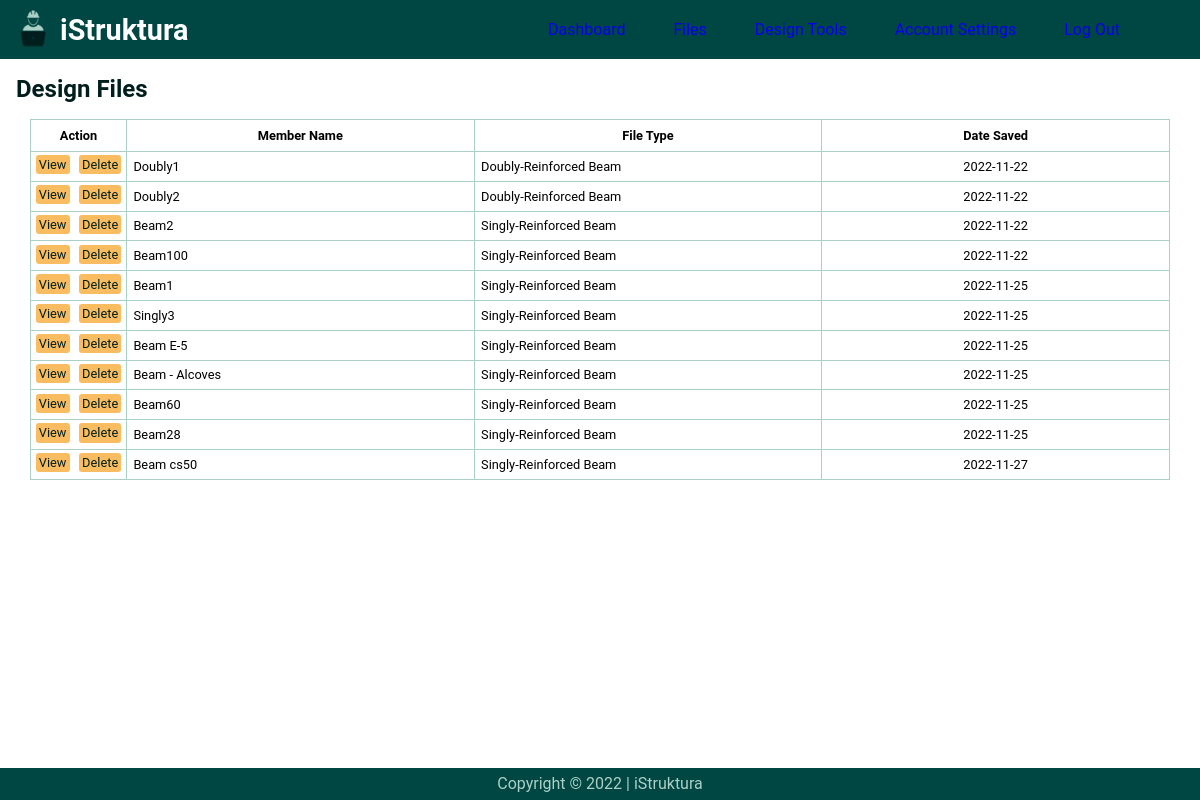
The page /files (signed in) on the database its author committed.
### app/models.py (models this page shows, shortened)
class Member(db.Model):
    id = db.Column(db.Integer, primary_key=True)
    timestamp = db.Column(db.DateTime, index=True, default=datetime.utcnow)
    timestamp2 = db.Column(db.Date, index=True, default=datetime.utcnow)
    member_name = db.Column(db.String(64), index=True, unique=True)
    member_element = db.Column(db.String(64))
    member_type = db.Column(db.String(64))
    user_id = db.Column(db.Integer, db.ForeignKey('user.id'))

### app/routes.py (the view)
@app.route("/files")
@login_required
def files():
    form = ReportForm()
    form1 = DeleteForm()
    members = Member.query.filter_by(designer=current_user).all()
    return render_template("files.html", members=members, form=form, form1=form1)

### app/forms.py
class ReportForm(FlaskForm):
    hidden = HiddenField('Hidden')
    submit = SubmitField('View')

class DeleteForm(FlaskForm):
    hidden = HiddenField('Hidden')
    submit = SubmitField('Delete')

### app/models.py (called while the page is built)
@login.user_loader
def load_user(id):
    return User.query.get(int(id))

### app/templates/files.html (shortened to what this page needs)
{% extends "layout.html" %}
{% block main %}
<h2 class="file-header">Design Files</h2>
    <div class="container">
    <table class="file-table">
        <thead>
            <tr>
                <th>Action</th>
                <th>Member Name</th>
                <th>File Type</th>
                <th>Date Saved</th>
            </tr>
        </thead>
        <tbody>
            {% for member in members %}
            <tr>
                <td class="flex">
                    <form action="/report" method="post">
                            {{ form.submit(class="fix-this", id="file-button") }}
                    </form>
                    <form action="/delete" method="post">
                        {{ form1.submit(class="fix-this", id="file-button") }}
                    </form>
                </td>
                <td>{{ member.member_name }}</td>
                <td>{{ member.member_type }}</td>
                <td>{{ member.timestamp2 }}</td>
            </tr>
            {% endfor %}
        </tbody>
    </table>
</div>
{% endblock %}

### app/templates/layout.html (shortened to what this page needs)
<!DOCTYPE html>
<html lang="en">
    <head>
        <link href="static/styles.css" rel="stylesheet">
    </head>
    <body>
        {% if current_user.is_anonymous %}
        <header class="primary-header flex">
            <div class="logo flex">
                <img src="static/images/iStruktura-logo.png">
                <span>iStruktura</span>
            </div>
            <button class="mobile-nav-toggle" aria-controls="primary-navigation" aria-expanded="false">
                <span class="sr-only">Menu</span>
            </button>
            <nav>
                <ul id="primary-navigation" data-visible="false" class="primary-navigation flex">
                    <li>
                        <a href="{{ url_for('index') }}">Home</a>
                    </li>
                    <!--li>
                        <a href="{{ url_for('productfeatures') }}">Product Features</a>
                    </li>
                    <li>
                        <a href="{{ url_for('about') }}">About</a>
                    </li>
                    <li>
                        <a href="{{ url_for('contactus') }}">Contact Us</a>
                    </li-->
                    <li>
                        <a href="{{ url_for('login') }}">Log In</a>
                    </li>
                    <li>
                        <a href="{{ url_for('register') }}">Sign Up</a>
                    </li>
                </ul>
            </nav>
        </header>
        {% else %}
        <header class="primary-header flex">
            <div class="logo flex">
                <img src="static/images/iStruktura-logo.png">
                <span>iStruktura</span>
            </div>
            <nav>
                <ul id="primary-navigation" data-visible="false" class="primary-navigation flex">
                    <li>
                        <a href="{{ url_for('dashboard') }}">Dashboard</a>
                    </li>
                    <li>
                        <a href="{{ url_for('files') }}">Files</a>
                    </li>
                    <li>
                        <a href="{{ url_for('designtools') }}">Design Tools</a>
                    </li>
                    <li>
                        <a href="{{ url_for('edit_profile') }}">Account Settings</a>
                    </li>
                    <li>
                        <a href="{{ url_for('logout') }}">Log Out</a>
                    </li>
                </ul>
            </nav>
        </header>
        {% endif %}
        <main>
            {% block main %}{% endblock %}
        </main>
        <footer>
            Copyright &#169; 2022 | iStruktura
        </footer>
    </body>
</html>

### app/static/styles.css (style rules this page uses)
html { box-sizing: border-box; font-family: "Roboto", "Helvetica Neue", Helvetica, Arial, sans-serif; }
*, *::before, *::after { box-sizing: inherit; }
body { margin: 0 auto; min-height: 100vh; position: relative; }
footer { width: 100%; height: 2rem; color: #abd1c6; background-color: #004643; font-size: 1rem; line-height: 2; text-align: center; position: absolute; bottom: 0; margin-top: 2; }
* { margin: 0; padding: 0; }
img { display: block; max-width: 100%; }
.flex { display: flex; gap: 0; }
.logo { margin: 0.5rem; align-items: center; justify-content: start; }
.logo img { display: inline-block; }
.logo span { font-size: 1.8rem; font-weight: bold; color: white; }
.primary-header { align-items: center; justify-content: space-between; background-color: #004643; }
.primary-navigation { gap: 3rem; list-style: none; color: #abd1c6; padding: 0; margin: 0; }
.primary-navigation a { text-decoration: none; }
@media (min-width: 35em) { .primary-navigation { padding: 1rem; padding-right: 5rem; } }
.fix-this { all: unset; }
.container { margin-inline: auto; padding-bottom: 3rem; width: min(95%, 75rem); }
.file-table { table-layout: fixed; border-collapse: collapse; border: 1px solid #abd1c6; width: 100%; }
.file-table tr, .file-table td, .file-table th { border: 1px solid #abd1c6; font-size: 0.8rem; }
.file-table thead th { padding-block: 0.5rem; }
.file-table thead th:nth-child(1) { width: 6rem; }
.file-table thead th:nth-child(2) { min-width: 20%; }
.file-table thead th:nth-child(3) { min-width: 42%; }
.file-table thead th:nth-child(4) { min-width: 14%; }
.file-table tbody td { height: 1.8rem; }
.file-table tbody td:nth-child(1) { align-items: center; justify-content: space-around; border: none; }
.file-table tbody td:nth-child(2) { padding-left: 0.4rem; }
.file-table tbody td:nth-child(3) { padding-left: 0.4rem; }
.file-table tbody td:nth-child(4) { text-align: center; }
#file-button { height: 1.2rem; font-size: 0.8rem; background-color: #f9bc60; color: #001e1d; border-radius: 3px; vertical-align: super; text-align: center; cursor: pointer; padding-inline: 0.2rem; }
.file-header { font-size: 1.5rem; color: #001e1d; padding: 1rem; }

### rows shown on the page
Member: member_name "Doubly1", member_type "Doubly-Reinforced Beam", timestamp2 "2022-11-22"
Member: member_name "Doubly2", member_type "Doubly-Reinforced Beam", timestamp2 "2022-11-22"
Member: member_name "Beam2", member_type "Singly-Reinforced Beam", timestamp2 "2022-11-22"
Member: member_name "Beam100", member_type "Singly-Reinforced Beam", timestamp2 "2022-11-22"
Member: member_name "Beam1", member_type "Singly-Reinforced Beam", timestamp2 "2022-11-25"
Member: member_name "Singly3", member_type "Singly-Reinforced Beam", timestamp2 "2022-11-25"
Member: member_name "Beam E-5", member_type "Singly-Reinforced Beam", timestamp2 "2022-11-25"
Member: member_name "Beam - Alcoves", member_type "Singly-Reinforced Beam", timestamp2 "2022-11-25"
Member: member_name "Beam60", member_type "Singly-Reinforced Beam", timestamp2 "2022-11-25"
Member: member_name "Beam28", member_type "Singly-Reinforced Beam", timestamp2 "2022-11-25"
Member: member_name "Beam cs50", member_type "Singly-Reinforced Beam", timestamp2 "2022-11-27"
